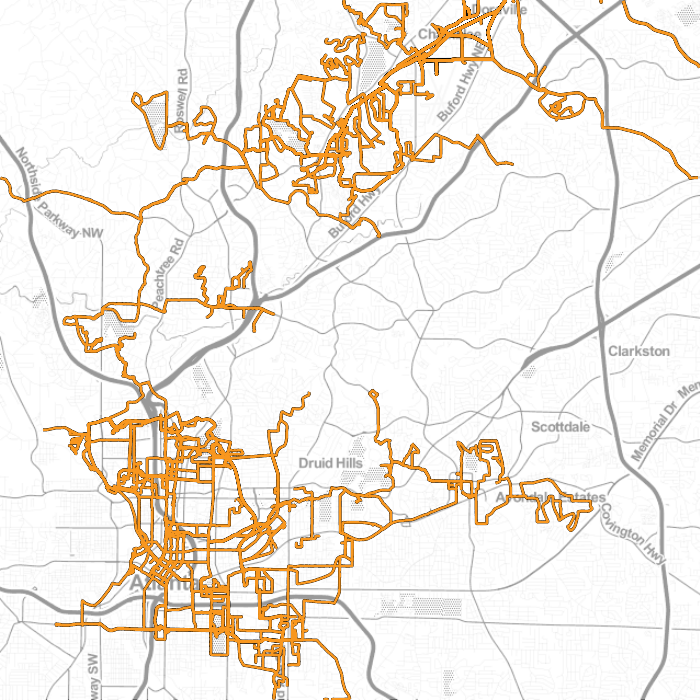

Write the R code that produced this figure.
# sudo gpsbabel -t -i gpx -f 1.gpx -o unicsv -F 1.csv
# sudo chmod 666 file.csv
# sudo gpsbabel -t -i garmin -f usb: -o unicsv -F temp.csv
# sudo gpsbabel -t -i garmin -f usb: -x track,start=2013061900 -o gtrnctr -F temp.tcx

new <- read.csv("atl.csv", 
	header = TRUE) # 2012/06/04 to 2013/08/22
new <- new[c("Latitude", "Longitude", "Seg", "Date")]

old <- read.csv("old.csv",
	header = TRUE) # 2011/05/26 to 2012/06/05
old <- old[c("Latitude", "Longitude", "Seg", "Date")]
# =if(G2<>G3,"",if(H3-H2>0.0694444,"",if(abs(B3-B2)>0.01,"",(if(abs(C3-C2)>0.01,"",1)))))

all <- rbind(new, old)
all$Latitude <- ifelse(is.na(all$Seg), NA, all$Latitude)
all$Longitude <- ifelse(is.na(all$Seg), NA, all$Longitude)


maxyear <- "2014"
through2011 <- all[substring(all$Date,1,4) <= maxyear,]
through2012 <- all[substring(all$Date,1,4) <= maxyear,]
through2013 <- all[substring(all$Date,1,4) <= maxyear,]
through2014 <- all[substring(all$Date,1,4) <= maxyear,]

library(ggmap)
# # standard:
# 	mapImageData <- get_map(location = c(lon = -84.33, 
# 		lat = 33.81),
# 		zoom = 12,
# 		# size = c(500, 500),
# 		maptype = c("toner"), #toner, watercolor
# 		source = c("stamen"))
# 	ggmap(mapImageData,
# 		extent = "device",
# 		darken = c(0.6, "white")) + # takes out axis, etc.
# 		geom_path(aes(x = Longitude,
# 			y = Latitude),
# 		data = all,
# 		colour = "black", #F8971F F4640D
# 		size = 1.2,
# 		pch = 20) +
# 		geom_path(aes(x = Longitude,
# 			y = Latitude),
# 		data = all,
# 		colour = "#F8971F", #F8971F F4640D
# 		size = 0.8,
# 		pch = 20)
# 	dev.copy(png, "Maps/bikemap.png")
# 	dev.off()

# # extra wide:
# 	mapImageData <- get_map(location = c(lon = -84.50, 
# 		lat = 33.83),
# 		zoom = 10,
# 		# size = c(500, 500),
# 		maptype = c("toner"), #toner, watercolor
# 		source = c("stamen"))
# 	ggmap(mapImageData,
# 		extent = "device",
# 		darken = c(0.6, "white")) + # takes out axis, etc.
# 		geom_path(aes(x = Longitude,
# 			y = Latitude),
# 		data = all,
# 		colour = "black", #F8971F F4640D
# 		size = 1.2,
# 		pch = 20) +
# 		geom_path(aes(x = Longitude,
# 			y = Latitude),
# 		data = all,
# 		colour = "#F8971F", #F8971F F4640D
# 		size = 0.8,
# 		pch = 20)
# 	dev.copy(png, "Maps/extrawide.png")
# 	dev.off()

# # downtown:
# 	mapImageData <- get_map(location = c(lon = -84.36, 
# 		lat = 33.76),
# 		zoom = 13,
# 		# size = c(500, 500),
# 		maptype = c("toner"), #toner, watercolor
# 		source = c("stamen"))
# 	ggmap(mapImageData,
# 		extent = "device",
# 		darken = c(0.6, "white")) + # takes out axis, etc.
# 		geom_path(aes(x = Longitude,
# 			y = Latitude),
# 		data = all,
# 		colour = "black", #F8971F F4640D
# 		size = 1.2,
# 		pch = 20) +
# 		geom_path(aes(x = Longitude,
# 			y = Latitude),
# 		data = all,
# 		colour = "#F8971F", #F8971F F4640D
# 		size = 0.8,
# 		pch = 20)
# 	dev.copy(png, "Maps/downtown.png")
# 	dev.off()

# downtownwide:
	mapImageData <- get_map(location = c(lon = -84.36, 
		lat = 33.78),
		zoom = 12,
		# size = c(500, 500),
		maptype = c("toner"), #toner, watercolor
		source = c("stamen"))
	ggmap(mapImageData,
		extent = "device",
		darken = c(0.6, "white")) + # takes out axis, etc.
		# geom_path(aes(x = Longitude,
		# 	y = Latitude),
		# data = all,
		# colour = "black", #F8971F F4640D
		# size = 1.2,
		# pch = 20) +
		geom_path(aes(x = Longitude,
			y = Latitude),
		data = through2014,
		alpha = 0.5,
		colour = "#f07300", #F8971F F4640D
		size = 1.2,
		pch = 20) +
		annotate("text",
			x = -84.274,
			y = 33.695,
			label = paste("2011 to", maxyear),
			size = 6,
			color = "#f07300") +
		annotate("text",
			x = -84.274,
			y = 33.695,
			label = paste("2011 to", maxyear),
			size = 6,
			color = "#000000")
	# dev.copy(png, "Maps/downtownwide-heat.png")
	# dev.off()

# # brookhaven:
# 	mapImageData <- get_map(location = c(lon = -84.35, 
# 		lat = 33.88),
# 		zoom = 13,
# 		# size = c(500, 500),
# 		maptype = c("toner"), #toner, watercolor
# 		source = c("stamen"))
# 	ggmap(mapImageData,
# 		extent = "device",
# 		darken = c(0.6, "white")) + # takes out axis, etc.
# 		geom_path(aes(x = Longitude,
# 			y = Latitude),
# 		data = all,
# 		colour = "black", #F8971F F4640D
# 		size = 1.2,
# 		pch = 20) +
# 		geom_path(aes(x = Longitude,
# 			y = Latitude),
# 		data = all,
# 		colour = "#F8971F", #F8971F F4640D
# 		size = 0.8,
# 		pch = 20)
# 	dev.copy(png, "Maps/brookhaven.png")
# 	dev.off()

# # northside:
# 	mapImageData <- get_map(location = c(lon = -84.29,
# 		lat = 33.92),
# 			zoom = 12,
# 			maptype = c("toner"),
# 			source = c("stamen"))
# 	ggmap(mapImageData,
# 		extent = "device",
# 		darken = c(0.6, "white")) + # takes out axis, etc.
# 		geom_path(aes(x = Longitude,
# 			y = Latitude),
# 		data = all,
# 		colour = "black", #F8971F F4640D
# 		size = 1.2,
# 		pch = 20) +
# 		geom_path(aes(x = Longitude,
# 			y = Latitude),
# 		data = all,
# 		colour = "#F8971F", #F8971F F4640D
# 		size = 0.8,
# 		pch = 20)
# 	dev.copy(png, "Maps/northside.png")
# 	dev.off()

# # downtownzoom:
# 	mapImageData <- get_map(location = c(lon = -84.4, 
# 		lat = 33.76),
# 		zoom = 14,
# 		# size = c(500, 500),
# 		maptype = c("toner"), #toner, watercolor
# 		source = c("stamen"))
# 	ggmap(mapImageData,
# 		extent = "device",
# 		darken = c(0.6, "white")) + # takes out axis, etc.
# 		geom_path(aes(x = Longitude,
# 			y = Latitude),
# 		data = all,
# 		colour = "black", #F8971F F4640D
# 		size = 1.2,
# 		pch = 20) +
# 		geom_path(aes(x = Longitude,
# 			y = Latitude),
# 		data = all,
# 		colour = "#F8971F", #F8971F F4640D
# 		size = 0.8,
# 		pch = 20)


all$Date <- as.Date(all$Date, format = "%Y/%m/%d")
newTracks <- all[which(all$Date >= "2013-10-25"),]
oldTracks <- all[which(all$Date < "2013-10-25"),]
naTracks <- all[which(is.na(all$Date) == TRUE),]


# # downtown compare:
# 	mapImageData <- get_map(location = c(lon = -84.36, 
# 		lat = 33.76),
# 		zoom = 13,
# 		# size = c(500, 500),
# 		maptype = c("toner"), #toner, watercolor
# 		source = c("stamen"))
# 	ggmap(mapImageData,
# 		extent = "device",
# 		darken = c(0.6, "white")) + # takes out axis, etc.
# 		geom_path(aes(x = Longitude,
# 			y = Latitude),
# 		data = all,
# 		colour = "black", #F8971F F4640D
# 		size = 1.2,
# 		pch = 20) +
# 		geom_path(aes(x = Longitude,
# 			y = Latitude),
# 		data = newTracks,
# 		colour = "#BD0026", #F8971F F4640D
# 		size = 0.8,
# 		pch = 20) +
# 		geom_path(aes(x = Longitude,
# 			y = Latitude),
# 		data = naTracks,
# 		colour = "#FEB24C", #F8971F F4640D
# 		size = 0.8,
# 		pch = 20) +
# 		geom_path(aes(x = Longitude,
# 			y = Latitude),
# 		data = oldTracks,
# 		colour = "#FEB24C", #F8971F F4640D
# 		size = 0.8,
# 		pch = 20)
# 	dev.copy(png, "Maps/compare.png")
# 	dev.off()





# # allmetro.png:
# mapImageData <- get_googlemap(center = c(lon = -84.27, lat = 33.83),
# 	zoom = 11,
# 	maptype = c("terrain"))

# # allmyhood.png:
# mapImageData <- get_googlemap(center = c(lon = -84.32, lat = 33.89),
# 	zoom = 13,
# 	maptype = c("terrain"))

# # alldowntown.png:
# mapImageData <- get_googlemap(center = c(lon = -84.34, lat = 33.77),
# 	zoom = 12,
# 	size = c(520, 520),
# 	maptype = c("terrain"))